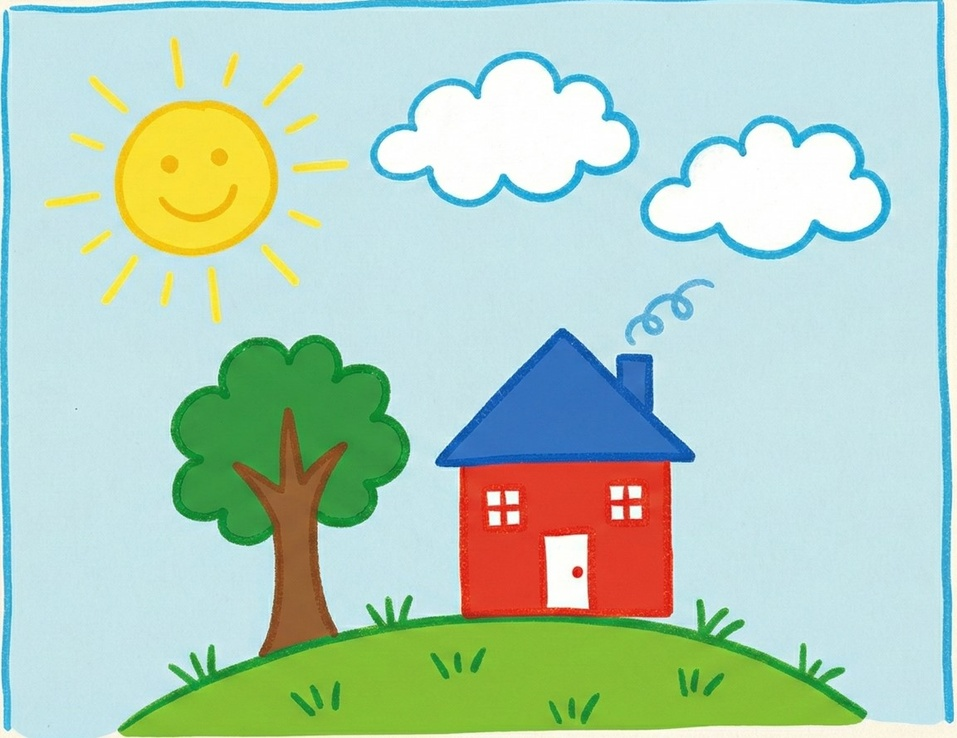
#> input picture Input/image.jpg, 957 x 738 px, shrunk from 1153 x 889 before the run
$ python -i main.py   (imports and definitions only)
#> lines starting #> are read from the running program, lines starting #| are printed output that depends on the picture; after the words box and inside, x2 and y2 are one past the last pixel; in counts of white or black regions, pixels touching at a corner belong together
#> further down, picture is the input picture: shape (738, 957, 3); mean B, G, R 189.9, 207.5, 179.8
import numpy as np
import cv2

drawing = False
ix, iy = -1, -1
rect = (0, 0, 1, 1)
mode = 'normal'

# [4 lines not run here, left out]

# [1 line that did not run here, left out]
# [1 line that did not run here, left out]

def save_result(image, action_name):
    """İşlenen resmi kaydeder."""
    filename = f"sonuc_{action_name}.jpg"
    cv2.imwrite(filename, image)
    print(f"Kaydedildi: {filename}")


# [14 lines left out: function apply_kmeans, not called in this run]

def apply_watershed(image):
    """Watershed segmentasyonu"""

    gray = cv2.cvtColor(image, cv2.COLOR_BGR2GRAY)
    ret, thresh = cv2.threshold(gray, 220, 255, cv2.THRESH_BINARY_INV)
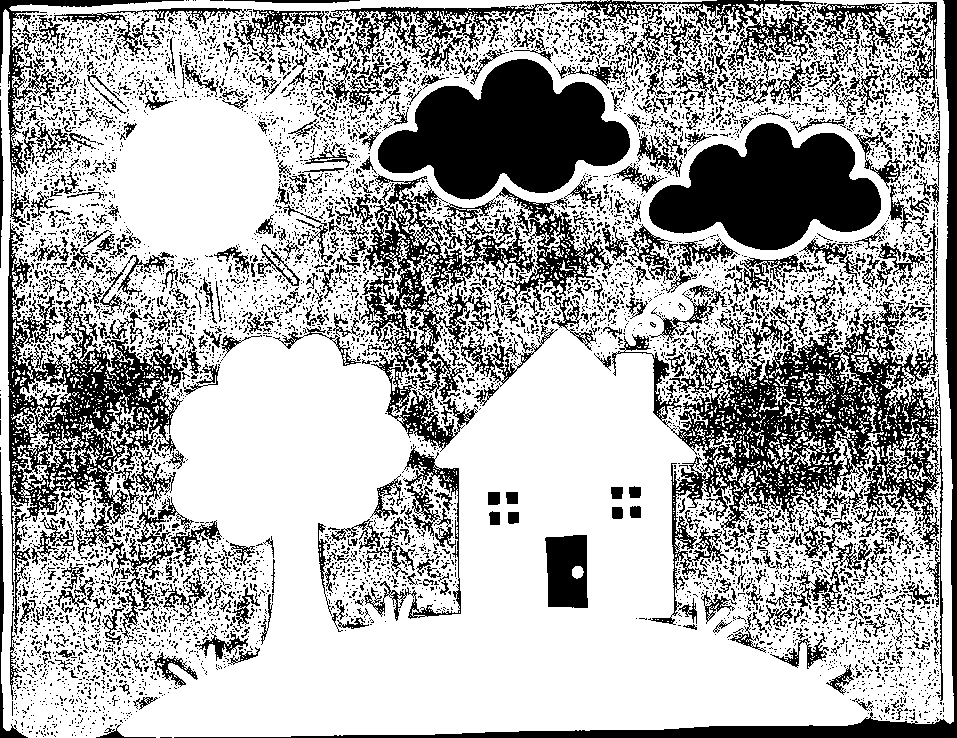
#> thresh: shape (738, 957); 67.9% white; 7206 black regions (6464 under 20 px), largest, box (x1, y1, x2, y2) and area: (612, 223, 943, 701) 29345, (378, 59, 630, 200) 21586, (649, 123, 881, 250) 18571

    kernel = np.ones((3, 3), np.uint8)
    opening = cv2.morphologyEx(thresh, cv2.MORPH_OPEN, kernel, iterations=2)
#> opening: shape (738, 957); 40% white; 693 white regions, largest, box (x1, y1, x2, y2) and area: (13, 324, 899, 738) 169085, (77, 25, 333, 291) 29674, (608, 115, 891, 268) 7148

    sure_bg = cv2.dilate(opening, kernel, iterations=3)
#> sure_bg: shape (738, 957); 58% white; 119 black regions (53 under 20 px), largest, box (x1, y1, x2, y2) and area: (656, 230, 940, 640) 72421, (11, 11, 271, 691) 65657, (189, 0, 937, 235) 51154
    ret, sure_fg = cv2.threshold(gray, 0, 255, cv2.THRESH_BINARY_INV + cv2.THRESH_OTSU)
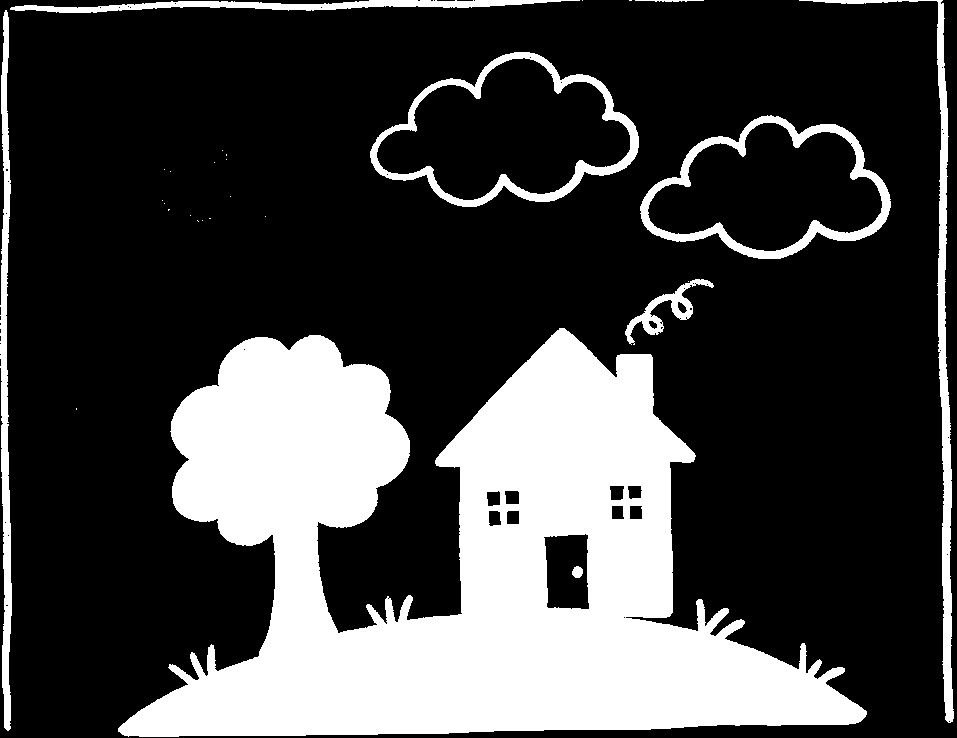
#> sure_fg: shape (738, 957); 26.3% white; 28 white regions (19 under 20 px), largest, box (x1, y1, x2, y2) and area: (118, 328, 867, 737) 159018, (799, 0, 954, 723) 5943, (640, 115, 891, 259) 5497
#> ret = 174

    sure_fg = np.uint8(sure_fg)
    unknown = cv2.subtract(sure_bg, sure_fg)
#> unknown: shape (738, 957); 31.7% white; 199 white regions (43 under 20 px), largest, box (x1, y1, x2, y2) and area: (0, 0, 957, 738) 171380, (377, 58, 630, 200) 3059, (648, 123, 882, 251) 2866

    ret, markers = cv2.connectedComponents(sure_fg)
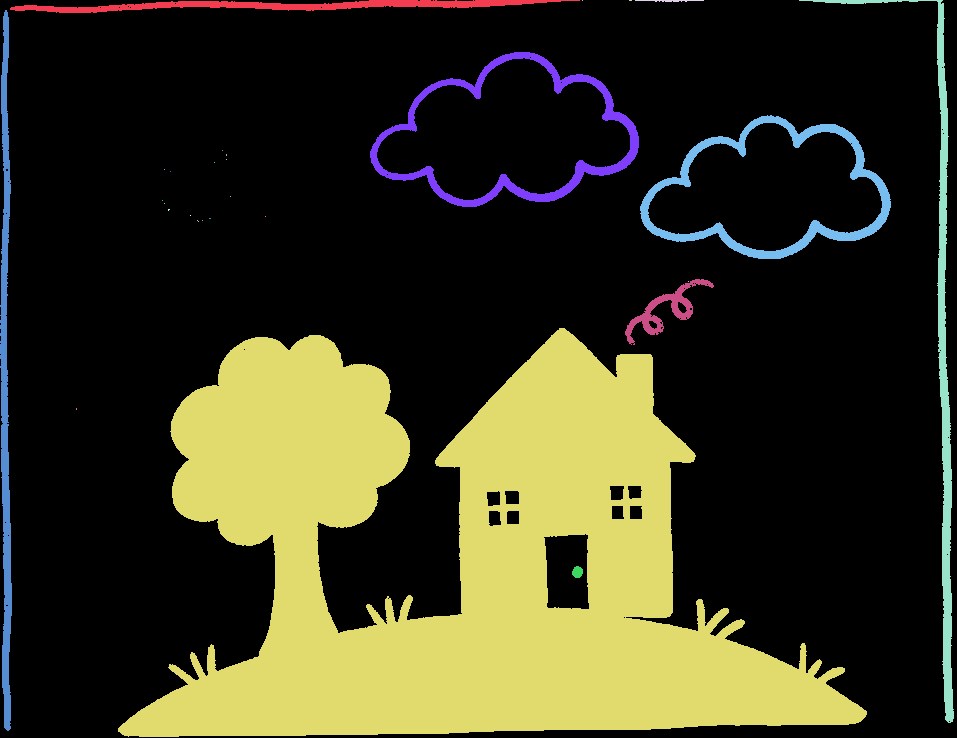
#> markers: shape (738, 957) int32; 29 distinct labels, from 0 to 28; one colour per label, 0 black
#> ret = 29
    markers = markers + 1
#> markers: shape (738, 957) int32; 29 distinct labels, from 1 to 29
    markers[unknown == 255] = 0
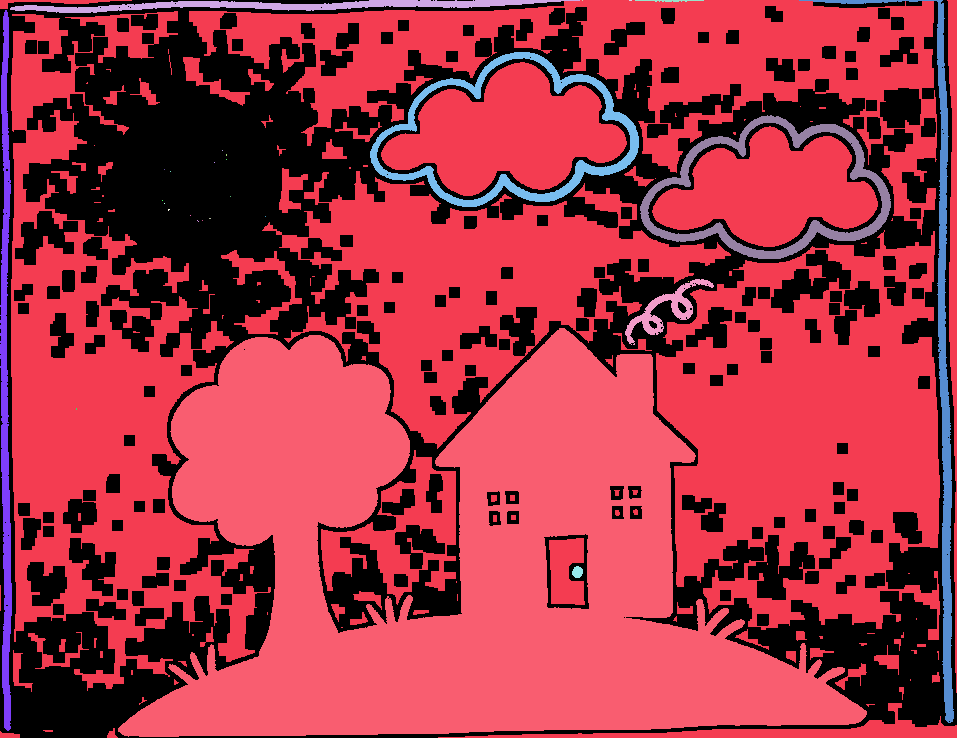
#> markers: shape (738, 957) int32; 30 distinct labels, from 0 to 29; one colour per label, 0 black

    markers = cv2.watershed(image, markers)
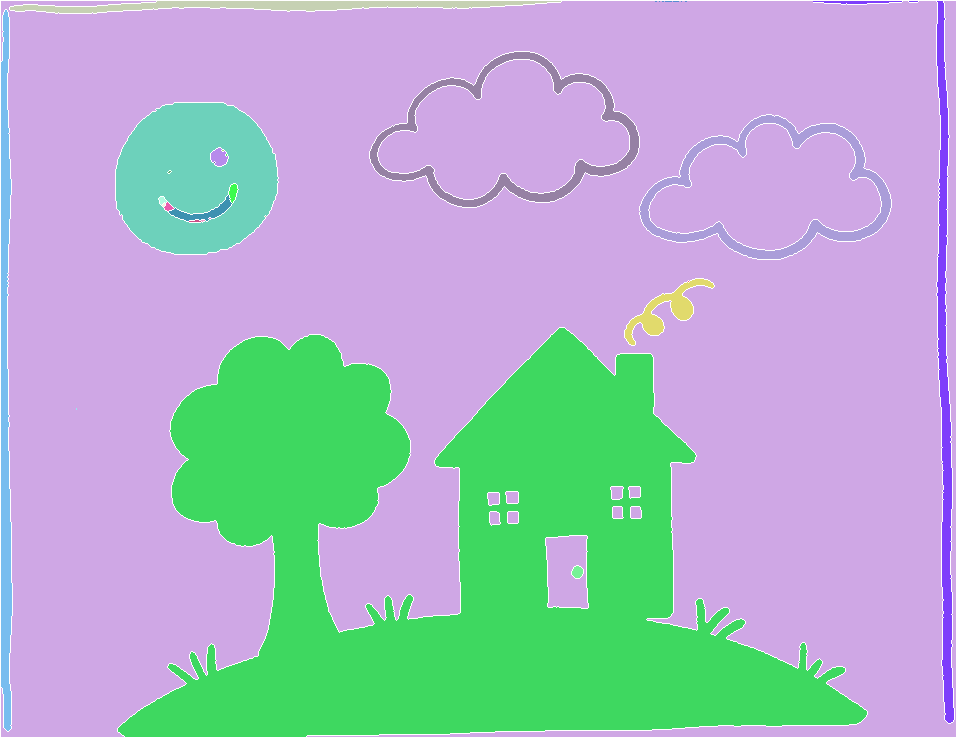
#> markers: shape (738, 957) int32; 28 distinct labels, from -1 to 29; one colour per label, 0 black, -1 white

    boundaries = (markers == -1).astype(np.uint8)
#> boundaries: shape (738, 957); values 0 (black) and 1 (white), 2% white in thin lines or dots
    thick_kernel = np.ones((5, 5), np.uint8)
    dilated_boundaries = cv2.dilate(boundaries, thick_kernel, iterations=1)
#> dilated_boundaries: shape (738, 957); values 0 (black) and 1 (white), 10.2% white; 16 white regions, largest, box (x1, y1, x2, y2) and area: (0, 0, 957, 738) 44784, (367, 49, 642, 210) 8725, (637, 112, 894, 262) 8115

    res = image.copy()
    res[dilated_boundaries == 1] = [0, 0, 255]
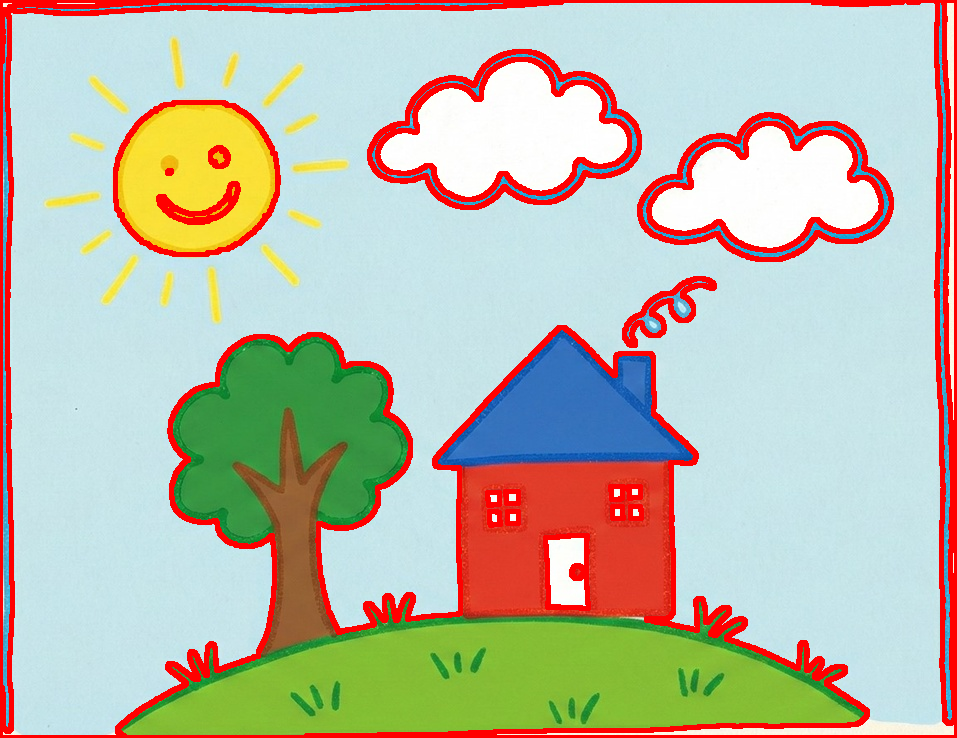
#> res: shape (738, 957, 3); 10.16% of pixels changed, all inside (x1, y1, x2, y2) = (0, 0, 957, 738)

    save_result(res, "watershed")
    return res


# [26 lines left out: function on_mouse, not called in this run]


# [2 lines not run here, left out]

# [33 lines left out: function main, not called in this run]

# [2 lines not run here, left out]

>>> import cv2
>>> picture = cv2.imread('Input/image.jpg')
>>> result = apply_watershed(picture)
